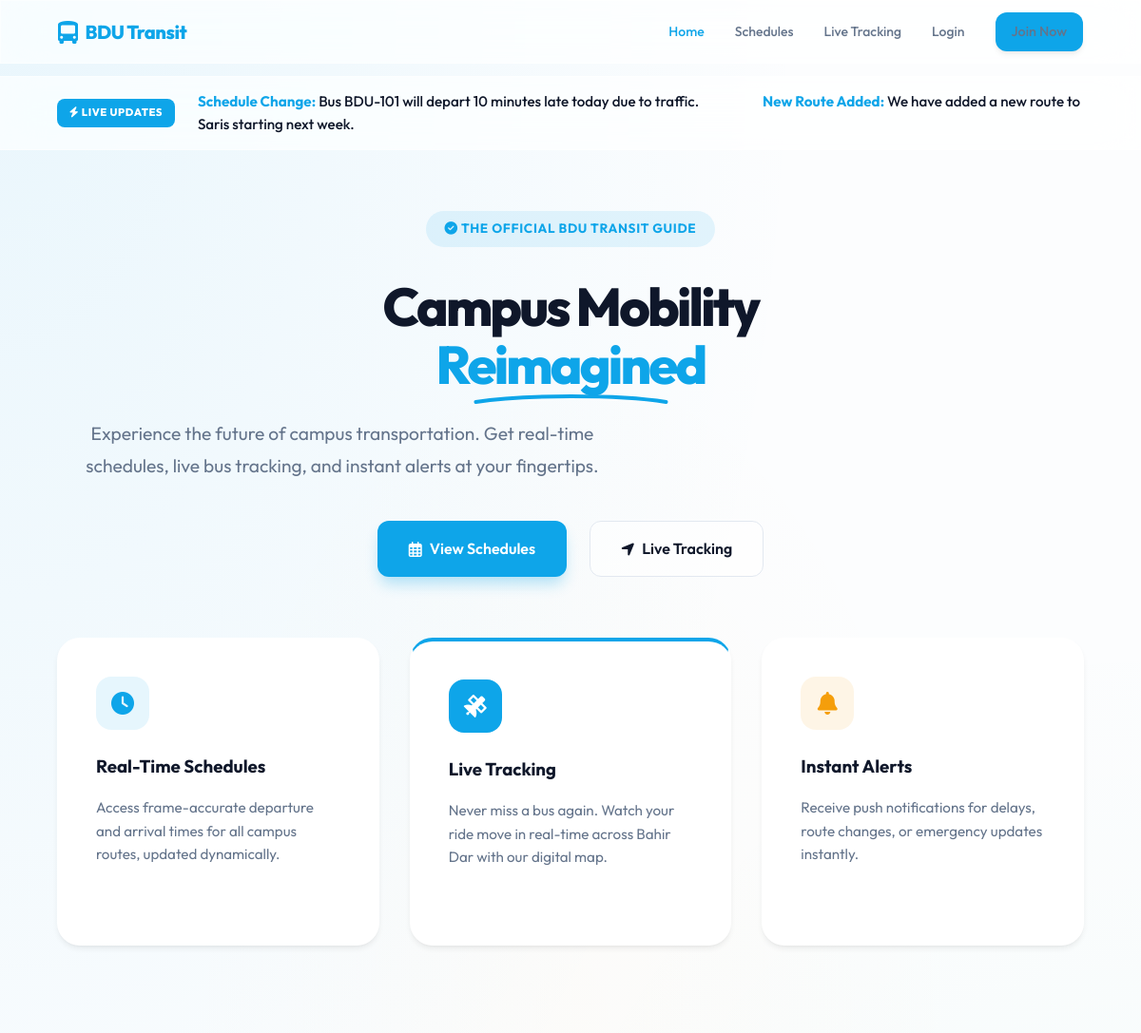
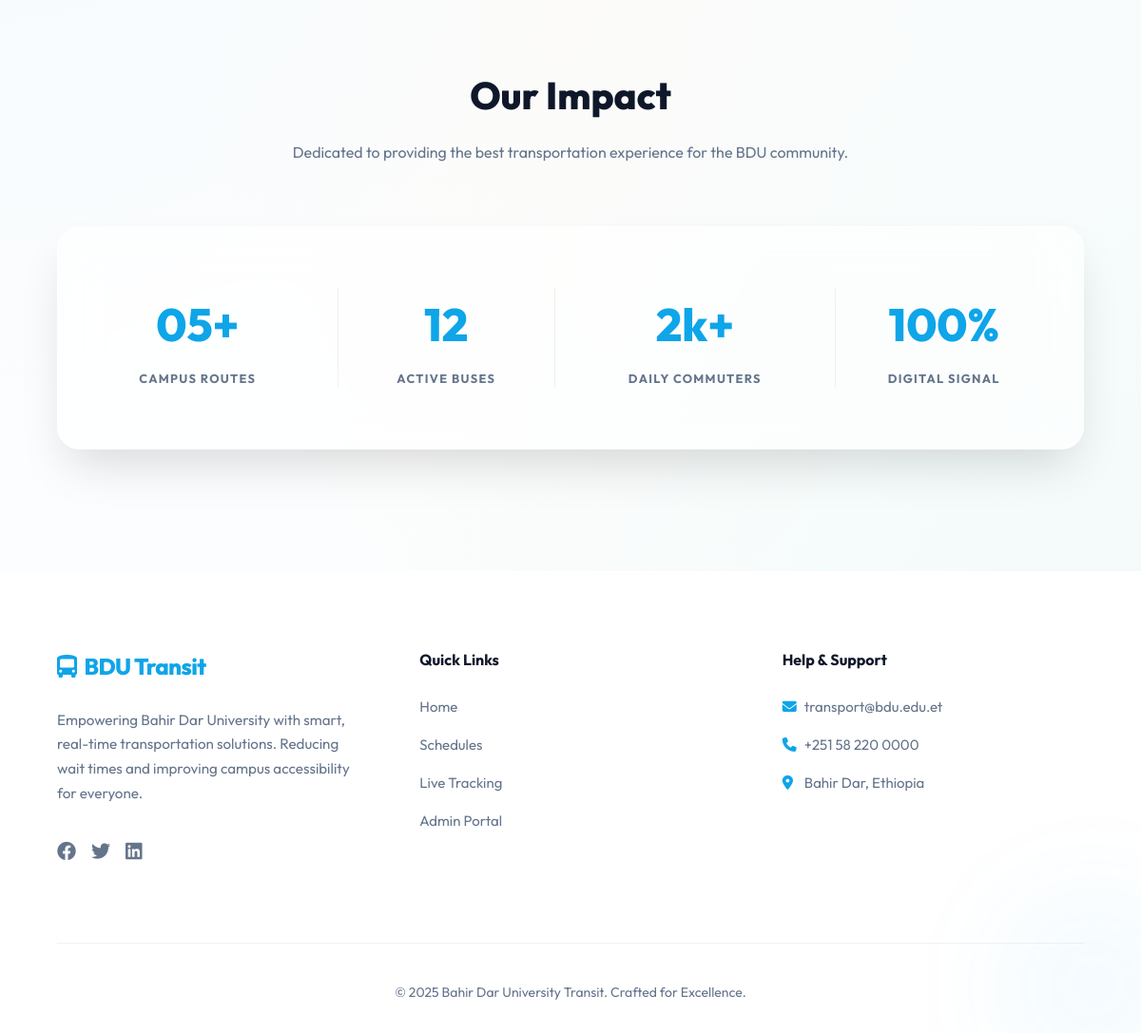
The page / on the database its author committed (2 pictures, top to bottom).
### tables this page shows
CREATE TABLE `announcements` (
  `announcement_id` int(11) NOT NULL AUTO_INCREMENT,
  `title` varchar(150) NOT NULL,
  `message` text NOT NULL,
  `type` enum('info','warning','alert') DEFAULT 'info',
  `is_active` boolean DEFAULT 1,
  `created_by` int(11) DEFAULT NULL,
  `date_posted` datetime DEFAULT current_timestamp(),
  PRIMARY KEY (`announcement_id`),
  FOREIGN KEY (`created_by`) REFERENCES `users` (`user_id`) ON DELETE SET NULL
);

### index.php (the view, shortened to what this page needs)
<?php
require_once 'includes/header.php';
try {
    $stmt = $pdo->query("SELECT * FROM announcements WHERE is_active = 1 ORDER BY date_posted DESC LIMIT 3");
    $announcements = $stmt->fetchAll();
} catch (PDOException $e) {
    $announcements = [];
}
?>
    <?php if (!empty($announcements)): ?>
        <div class="glass animate-fade"
            style="margin-top: 80px; padding: 0.85rem 5%; border-radius: 0; border-left: none; border-right: none; display: flex; align-items: center; gap: 1.5rem; z-index: 900; position: relative;">
            <div style="background: var(--primary-color); color: white; padding: 0.4rem 0.8rem; border-radius: var(--radius-sm); font-weight: 800; font-size: 0.7rem; text-transform: uppercase; white-space: nowrap; letter-spacing: 0.05em;">
                <i class="fas fa-bolt"></i> Live Updates
            </div>
            <marquee scrollamount="6" style="color: var(--text-main); font-weight: 500; font-size: 0.95rem;">
                <?php foreach ($announcements as $ann): ?>
                    <span style="margin-right: 4rem;">
                        <span style="color: var(--primary-color); font-weight: 700;"><?php echo htmlspecialchars($ann['title']); ?>:</span>
                        <?php echo htmlspecialchars($ann['message']); ?>
                    </span>
                <?php endforeach; ?>
            </marquee>
        </div>
    <?php endif; ?>
    <section class="hero" style="padding-top: <?php echo !empty($announcements) ? '4rem' : '8rem'; ?>;">
        <div class="hero-content animate-fade">
            <span style="background: var(--primary-light); color: var(--primary-color); padding: 0.5rem 1.25rem; border-radius: 100px; font-weight: 700; font-size: 0.85rem; margin-bottom: 2rem; display: inline-block; letter-spacing: 0.05em; text-transform: uppercase;">
                <i class="fas fa-check-circle"></i> The Official BDU Transit Guide
            </span>
            <h1 style="font-family: 'Outfit';">Campus Mobility <br> <span style="color: var(--primary-color); position: relative; display: inline-block;">
                Reimagined
                <svg style="position: absolute; bottom: -10px; left: 0; width: 100%; height: 12px;" viewBox="0 0 200 12" xmlns="http://www.w3.org/2000/svg">
                    <path d="M0 10C50 2 150 2 200 10" stroke="var(--primary-color)" stroke-width="4" fill="transparent" stroke-linecap="round"/>
                </svg>
            </span></h1>
            <p style="font-size: 1.2rem; line-height: 1.8;">Experience the future of campus transportation. Get real-time schedules, live bus tracking, and instant alerts at your fingertips.</p>
            <div style="display: flex; gap: 1.5rem; justify-content: center; margin-top: 2rem; margin-bottom: 4rem;">
                <a href="schedules.php" class="btn btn-primary" style="padding: 1rem 2rem; font-size: 1rem; box-shadow: var(--shadow-primary);">
                    <i class="far fa-calendar-alt"></i> View Schedules
                </a>
                <a href="tracking.php" class="btn btn-outline" style="padding: 1rem 2rem; font-size: 1rem; background: rgba(255,255,255,0.5);">
                    <i class="fas fa-location-arrow"></i> Live Tracking
                </a>
            </div>
            <div class="hero-cards">
                <div class="feature-card glass">
                    <div class="feature-icon"><i class="fas fa-clock"></i></div>
                    <h3 style="font-weight: 700; margin-bottom: 1rem;">Real-Time Schedules</h3>
                    <p style="font-size: 0.95rem;">Access frame-accurate departure and arrival times for all campus routes, updated dynamically.</p>
                </div>
                <div class="feature-card glass" style="border-top: 4px solid var(--primary-color);">
                    <div class="feature-icon" style="background: var(--primary-color); color: white;"><i class="fas fa-satellite"></i></div>
                    <h3 style="font-weight: 700; margin-bottom: 1rem;">Live Tracking</h3>
                    <p style="font-size: 0.95rem;">Never miss a bus again. Watch your ride move in real-time across Bahir Dar with our digital map.</p>
                </div>
                <div class="feature-card glass">
                    <div class="feature-icon" style="color: var(--accent-color); background: rgba(245, 158, 11, 0.1);"><i class="fas fa-bell"></i></div>
                    <h3 style="font-weight: 700; margin-bottom: 1rem;">Instant Alerts</h3>
                    <p style="font-size: 0.95rem;">Receive push notifications for delays, route changes, or emergency updates instantly.</p>
                </div>
            </div>
        </div>
    </section>
    <section class="container" style="padding: 6rem 5% 2rem; text-align: center;">
        <div style="margin-bottom: 4rem;">
            <h2 style="font-size: 2.5rem; font-weight: 800; margin-bottom: 1rem;">Our Impact</h2>
            <p style="color: var(--text-muted); max-width: 600px; margin: 0 auto;">Dedicated to providing the best transportation experience for the BDU community.</p>
        </div>
        <div class="glass" style="display: grid; grid-template-columns: repeat(auto-fit, minmax(200px, 1fr)); gap: 2rem; padding: 4rem 2rem; border-radius: var(--radius-xl); box-shadow: var(--shadow-xl);">
            <div>
                <h2 style="font-size: 3rem; font-weight: 800; color: var(--primary-color); margin-bottom: 0.5rem; font-family: 'Outfit';">05+</h2>
                <p style="color: var(--text-muted); font-weight: 700; text-transform: uppercase; font-size: 0.8rem; letter-spacing: 0.1em;">Campus Routes</p>
            </div>
            <div style="border-left: 1px solid rgba(0,0,0,0.05); border-right: 1px solid rgba(0,0,0,0.05);">
                <h2 style="font-size: 3rem; font-weight: 800; color: var(--primary-color); margin-bottom: 0.5rem; font-family: 'Outfit';">12</h2>
                <p style="color: var(--text-muted); font-weight: 700; text-transform: uppercase; font-size: 0.8rem; letter-spacing: 0.1em;">Active Buses</p>
            </div>
            <div>
                <h2 style="font-size: 3rem; font-weight: 800; color: var(--primary-color); margin-bottom: 0.5rem; font-family: 'Outfit';">2k+</h2>
                <p style="color: var(--text-muted); font-weight: 700; text-transform: uppercase; font-size: 0.8rem; letter-spacing: 0.1em;">Daily Commuters</p>
            </div>
            <div style="border-left: 1px solid rgba(0,0,0,0.05);">
                <h2 style="font-size: 3rem; font-weight: 800; color: var(--primary-color); margin-bottom: 0.5rem; font-family: 'Outfit';">100%</h2>
                <p style="color: var(--text-muted); font-weight: 700; text-transform: uppercase; font-size: 0.8rem; letter-spacing: 0.1em;">Digital Signal</p>
            </div>
        </div>
    </section>
<?php require_once 'includes/footer.php'; ?>

### assets/css/style.css (style rules this page uses)
:root { --primary-color: #0ea5e9; --primary-hover: #0284c7; --primary-dark: #075985; --primary-light: rgba(14, 165, 233, 0.1); --secondary-color: #10b981; --accent-color: #f59e0b; --danger-color: #ef4444; --success-color: #10b981; --warning-color: #f59e0b; --bg-main: #fcfdfe; --bg-card: #ffffff; --text-main: #0f172a; --text-muted: #64748b; --text-light: #f1f5f9; --shadow-sm: 0 1px 2px 0 rgb(0 0 0 / 0.05); --shadow-md: 0 4px 6px -1px rgb(0 0 0 / 0.07), 0 2px 4px -2px rgb(0 0 0 / 0.06); --shadow-lg: 0 10px 15px -3px rgb(0 0 0 / 0.1), 0 4px 6px -4px rgb(0 0 0 / 0.05); --shadow-xl: 0 25px 50px -12px rgba(0, 0, 0, 0.15); --shadow-primary: 0 10px 15px -3px rgba(14, 165, 233, 0.3); --radius-sm: 0.5rem; --radius-md: 0.75rem; --radius-lg: 1rem; --radius-xl: 1.5rem; --transition: all 0.4s cubic-bezier(0.16, 1, 0.3, 1); --glass-bg: rgba(255, 255, 255, 0.7); --glass-border: 1px solid rgba(255, 255, 255, 0.4); }
* { margin: 0; padding: 0; box-sizing: border-box; }
body { font-family: "Outfit", "Inter", system-ui, -apple-system, sans-serif; background-color: var(--bg-main); color: var(--text-main); line-height: 1.6; overflow-x: hidden; background-image: radial-gradient( at 0% 0%, rgba(14, 165, 233, 0.08) 0px, transparent 50% ), radial-gradient(at 100% 100%, rgba(16, 185, 129, 0.05) 0px, transparent 50%), radial-gradient(at 50% 50%, rgba(245, 158, 11, 0.02) 0px, transparent 50%); background-attachment: fixed; }
.glass { background: var(--glass-bg); backdrop-filter: blur(20px) saturate(180%); -webkit-backdrop-filter: blur(20px) saturate(180%); border: var(--glass-border); }
.btn { display: inline-flex; align-items: center; justify-content: center; padding: 0.625rem 1.25rem; border-radius: var(--radius-md); font-weight: 600; font-size: 0.875rem; transition: var(--transition); cursor: pointer; border: 1px solid transparent; gap: 0.5rem; text-decoration: none; }
.btn-primary { background-color: var(--primary-color); color: white; box-shadow: var(--shadow-md); }
.btn-outline { background-color: transparent; border: 1px solid #e2e8f0; color: var(--text-main); }
.hero { padding: 8rem 5% 4rem; text-align: center; min-height: 80vh; display: flex; flex-direction: column; justify-content: center; align-items: center; }
.hero h1 { font-size: 3.5rem; font-weight: 800; line-height: 1.1; margin-bottom: 1.5rem; letter-spacing: -0.05em; }
.hero p { font-size: 1.125rem; color: var(--text-muted); max-width: 600px; margin-bottom: 2.5rem; }
.hero-cards { display: grid; grid-template-columns: repeat(auto-fit, minmax(300px, 1fr)); gap: 2rem; width: 100%; max-width: 1100px; margin-top: 4rem; }
.feature-card { background: var(--bg-card); padding: 2.5rem; border-radius: var(--radius-xl); border: var(--glass-border); box-shadow: var(--shadow-md); text-align: left; transition: var(--transition); }
.feature-icon { width: 3.5rem; height: 3.5rem; background: var(--primary-light); color: var(--primary-color); border-radius: var(--radius-lg); display: flex; align-items: center; justify-content: center; font-size: 1.5rem; margin-bottom: 1.5rem; }
.animate-fade { animation: fadeIn 0.5s ease-out forwards; }
.container { max-width: 1200px; margin: 0 auto; padding: 2rem 5%; }

### rows shown on the page
announcements: title "Schedule Change", message "Bus BDU-101 will depart 10 minutes late today due to traffic."
announcements: title "New Route Added", message "We have added a new route to Saris starting next week."
